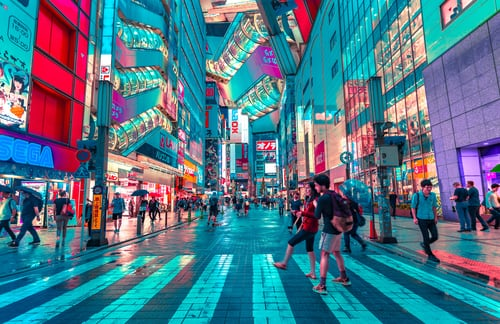
#> input picture Images/city.jpg, 500 x 324 px, found by its file name
$ python ColorChannels.py
#> lines starting #> are read from the running program, lines starting #| are printed output that depends on the picture
import cv2 as cv
import numpy as np

img = cv.imread('Images/city.jpg')
#> img is the input picture: shape (324, 500, 3); mean B, G, R 138, 118.9, 79.6
cv.resize(img, (500,500), interpolation=cv.INTER_AREA)
cv.imshow('City', img)

blank = np.zeros(img.shape[:2], dtype='uint8')
# cv.imshow('Blank', blank)

b,g,r = cv.split(img)
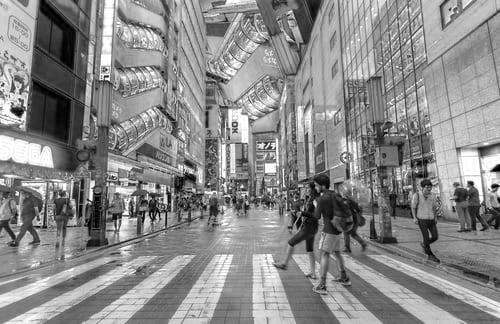
#> b: shape (324, 500); min 0, max 255, mean 138
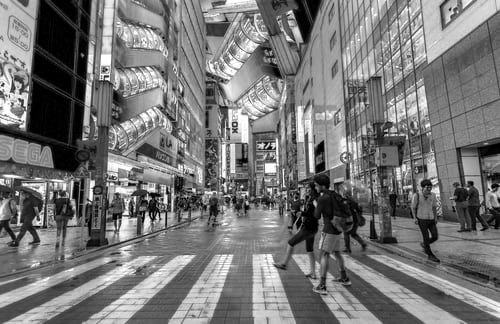
#> g: shape (324, 500); min 0, max 255, mean 118.9
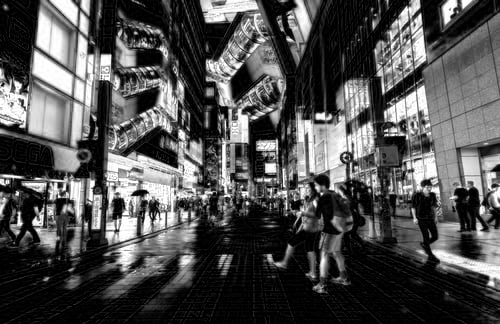
#> r: shape (324, 500); min 0, max 255, mean 79.6
# cv.imshow('Blue', b)
# cv.imshow('Green', g)
# cv.imshow('Red', r)

blue = cv.merge([b,blank,blank])
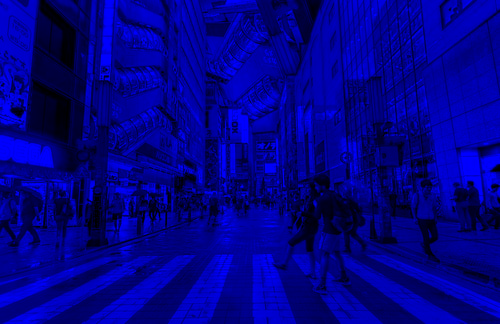
#> blue: shape (324, 500, 3); mean of channels 0, 1, 2 138, 0, 0; drawn as B, G, R
green = cv.merge([blank,g,blank])
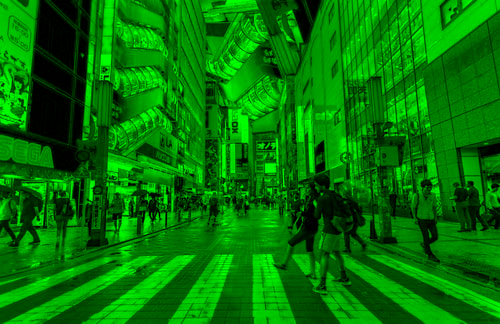
#> green: shape (324, 500, 3); mean of channels 0, 1, 2 0, 118.9, 0; drawn as B, G, R
red = cv.merge([blank,blank,r])
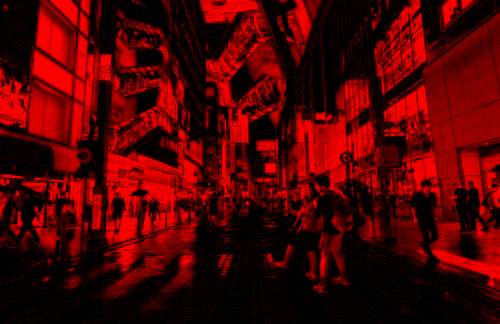
#> red: shape (324, 500, 3); mean of channels 0, 1, 2 0, 0, 79.6; drawn as B, G, R

cv.imshow('blue', blue)
cv.imshow('green', green)
cv.imshow('red', red)

print(img.shape)
#| (324, 500, 3)
print(b.shape)
#| (324, 500)
print(g.shape)
#| (324, 500)
print(r.shape)
#| (324, 500)

cv.waitKey(0)

$ run again, with Images/acat.jpg copied over Images/city.jpg
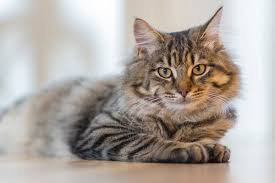
#> input picture Images/acat.jpg, 275 x 183 px, found by its file name
#> img is the input picture: shape (183, 275, 3); mean B, G, R 162.1, 168.3, 176.2
#> `green = cv.merge([blank,g,blank])`:
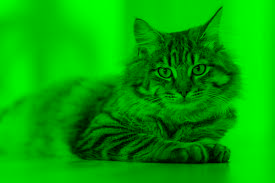
#> green: shape (183, 275, 3); mean of channels 0, 1, 2 0, 168.3, 0; drawn as B, G, R
#> `red = cv.merge([blank,blank,r])`:
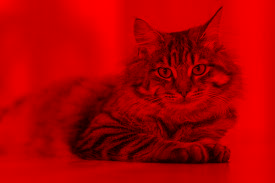
#> red: shape (183, 275, 3); mean of channels 0, 1, 2 0, 0, 176.2; drawn as B, G, R
#| (183, 275, 3)
#| (183, 275)
#| (183, 275)
#| (183, 275)

$ run again, with Images/bcat.jpg copied over Images/city.jpg
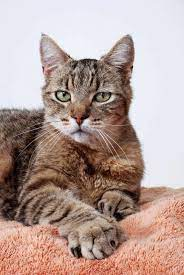
#> input picture Images/bcat.jpg, 184 x 275 px, found by its file name
#> img is the input picture: shape (275, 184, 3); mean B, G, R 152.8, 159, 181.2
#> `green = cv.merge([blank,g,blank])`:
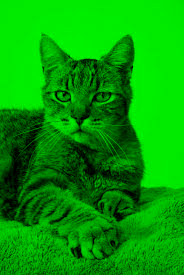
#> green: shape (275, 184, 3); mean of channels 0, 1, 2 0, 159, 0; drawn as B, G, R
#> `red = cv.merge([blank,blank,r])`:
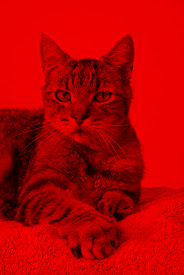
#> red: shape (275, 184, 3); mean of channels 0, 1, 2 0, 0, 181.2; drawn as B, G, R
#| (275, 184, 3)
#| (275, 184)
#| (275, 184)
#| (275, 184)
